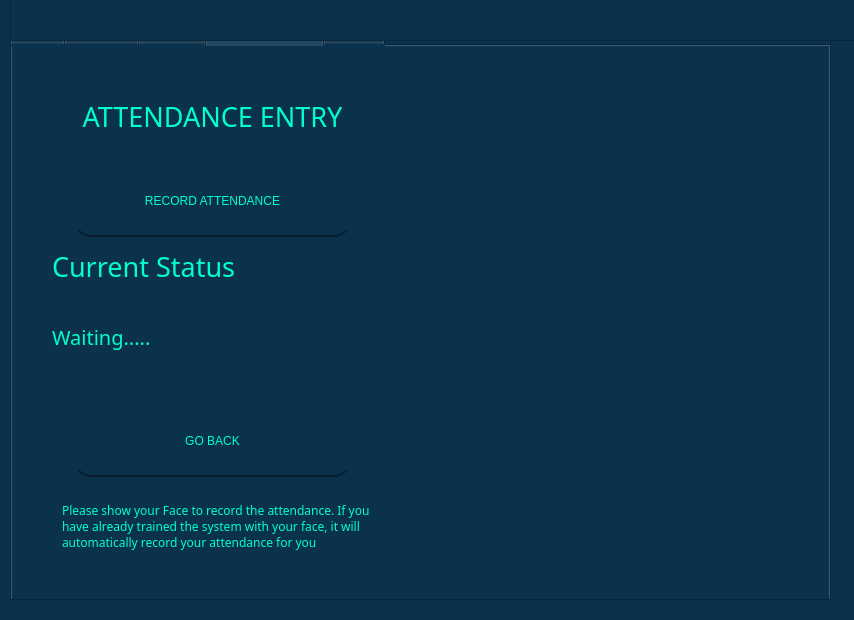
<?xml version="1.0" encoding="UTF-8"?>
<ui version="4.0">
 <class>MainWindow</class>
 <widget class="QMainWindow" name="MainWindow">
  <property name="geometry">
   <rect>
    <x>0</x>
    <y>0</y>
    <width>854</width>
    <height>620</height>
   </rect>
  </property>
  <property name="windowTitle">
   <string>MainWindow</string>
  </property>
  <property name="styleSheet">
   <string notr="true">background-color: rgb(10, 50, 76);</string>
  </property>
  <widget class="QWidget" name="centralwidget">
   <widget class="QTabWidget" name="tabWidget">
    <property name="geometry">
     <rect>
      <x>10</x>
      <y>20</y>
      <width>821</width>
      <height>581</height>
     </rect>
    </property>
    <property name="currentIndex">
     <number>3</number>
    </property>
    <widget class="QWidget" name="tab">
     <attribute name="title">
      <string>Login</string>
     </attribute>
     <widget class="QLabel" name="label">
      <property name="geometry">
       <rect>
        <x>0</x>
        <y>0</y>
        <width>811</width>
        <height>551</height>
       </rect>
      </property>
      <property name="autoFillBackground">
       <bool>false</bool>
      </property>
      <property name="text">
       <string/>
      </property>
      <property name="pixmap">
       <pixmap>login.png</pixmap>
      </property>
      <property name="scaledContents">
       <bool>true</bool>
      </property>
      <property name="alignment">
       <set>Qt::AlignCenter</set>
      </property>
      <property name="wordWrap">
       <bool>false</bool>
      </property>
     </widget>
     <widget class="QLabel" name="label_12">
      <property name="geometry">
       <rect>
        <x>10</x>
        <y>30</y>
        <width>391</width>
        <height>101</height>
       </rect>
      </property>
      <property name="font">
       <font>
        <family>Rockwell</family>
        <pointsize>20</pointsize>
        <weight>9</weight>
        <italic>false</italic>
        <bold>false</bold>
       </font>
      </property>
      <property name="autoFillBackground">
       <bool>false</bool>
      </property>
      <property name="styleSheet">
       <string notr="true">color: rgb(2, 255, 200);
background-color: rgba(255, 255, 255, 0);
font: 75 20pt &quot;Rockwell&quot;;</string>
      </property>
      <property name="text">
       <string>Face Recogniton Attendance Login System</string>
      </property>
      <property name="alignment">
       <set>Qt::AlignCenter</set>
      </property>
      <property name="wordWrap">
       <bool>true</bool>
      </property>
     </widget>
     <widget class="QLabel" name="LOGININFO">
      <property name="geometry">
       <rect>
        <x>10</x>
        <y>130</y>
        <width>381</width>
        <height>61</height>
       </rect>
      </property>
      <property name="styleSheet">
       <string notr="true">color: rgb(2, 255, 200);
background-color: rgba(255, 255, 255, 0);
font: 11pt &quot;Terminal&quot;;</string>
      </property>
      <property name="text">
       <string/>
      </property>
      <property name="alignment">
       <set>Qt::AlignCenter</set>
      </property>
     </widget>
     <widget class="QLabel" name="label_2">
      <property name="geometry">
       <rect>
        <x>10</x>
        <y>190</y>
        <width>391</width>
        <height>61</height>
       </rect>
      </property>
      <property name="styleSheet">
       <string notr="true">color: rgb(2, 255, 200);
background-color: rgba(255, 255, 255, 0);
font: 11pt &quot;Terminal&quot;;</string>
      </property>
      <property name="text">
       <string>Enter Your Password</string>
      </property>
      <property name="alignment">
       <set>Qt::AlignCenter</set>
      </property>
      <property name="wordWrap">
       <bool>false</bool>
      </property>
     </widget>
     <widget class="QLineEdit" name="PASSWORD">
      <property name="geometry">
       <rect>
        <x>40</x>
        <y>260</y>
        <width>321</width>
        <height>61</height>
       </rect>
      </property>
      <property name="styleSheet">
       <string notr="true">QLineEdit#PASSWORD{
	background-color: rgb(10, 50, 76);
	border-radius:20px;
	border-bottom:2px solid rgba(0,0,0,100);
	padding:10px;
    font: 11pt &quot;Terminal&quot;;
	color: rgb(2, 255, 200);
}

QLineEdit#PASSWORD:hover{
	background-color: rgb(10, 60, 76);
	color: rgb(20, 255, 200);
}
</string>
      </property>
      <property name="echoMode">
       <enum>QLineEdit::Password</enum>
      </property>
     </widget>
     <widget class="QPushButton" name="LOGINBUTTON">
      <property name="geometry">
       <rect>
        <x>40</x>
        <y>370</y>
        <width>131</width>
        <height>61</height>
       </rect>
      </property>
      <property name="styleSheet">
       <string notr="true">QPushButton#LOGINBUTTON{
	border-radius:20px;
	border-bottom:2px solid rgba(0,0,0,100);
	color: rgb(2, 255, 200);
	font: 75 11pt &quot;Terminal&quot;;
 	padding:10px;
}

QPushButton#LOGINBUTTON:hover{
	
	background-color: rgb(10, 80, 76);
	color: rgb(2, 255, 200);
}</string>
      </property>
      <property name="text">
       <string>Login</string>
      </property>
     </widget>
     <widget class="QPushButton" name="CLOSE">
      <property name="geometry">
       <rect>
        <x>220</x>
        <y>370</y>
        <width>131</width>
        <height>61</height>
       </rect>
      </property>
      <property name="styleSheet">
       <string notr="true">QPushButton#CLOSE{
	border-radius:20px;
	border-bottom:2px solid rgba(0,0,0,100);
	color: rgb(2, 255, 200);
	font: 75 11pt &quot;Terminal&quot;;
 	padding:10px;
}

QPushButton#CLOSE:hover{
	
	background-color: rgb(10, 80, 76);
	color: rgb(2, 255, 200);
}</string>
      </property>
      <property name="text">
       <string>Close</string>
      </property>
     </widget>
    </widget>
    <widget class="QWidget" name="tab_2">
     <attribute name="title">
      <string>Mainform</string>
     </attribute>
     <widget class="QLabel" name="QLABEL2">
      <property name="geometry">
       <rect>
        <x>0</x>
        <y>0</y>
        <width>821</width>
        <height>551</height>
       </rect>
      </property>
      <property name="autoFillBackground">
       <bool>false</bool>
      </property>
      <property name="text">
       <string/>
      </property>
      <property name="pixmap">
       <pixmap>mainform.png</pixmap>
      </property>
      <property name="scaledContents">
       <bool>true</bool>
      </property>
      <property name="alignment">
       <set>Qt::AlignCenter</set>
      </property>
      <property name="wordWrap">
       <bool>false</bool>
      </property>
     </widget>
     <widget class="QPushButton" name="TRAINLINK1">
      <property name="geometry">
       <rect>
        <x>50</x>
        <y>90</y>
        <width>281</width>
        <height>71</height>
       </rect>
      </property>
      <property name="styleSheet">
       <string notr="true">QPushButton#TRAINLINK1{
	border-radius:20px;
	border-bottom:2px solid rgba(0,0,0,100);
	color: rgb(2, 255, 200);
	font: 75 11pt &quot;Terminal&quot;;
 	padding:10px;
}

QPushButton#TRAINLINK1:hover{
	
	background-color: rgb(10, 80, 76);
	color: rgb(2, 255, 200);
}</string>
      </property>
      <property name="text">
       <string>TRAIN USER</string>
      </property>
     </widget>
     <widget class="QPushButton" name="REPORTSLINK1">
      <property name="geometry">
       <rect>
        <x>50</x>
        <y>300</y>
        <width>281</width>
        <height>71</height>
       </rect>
      </property>
      <property name="styleSheet">
       <string notr="true">QPushButton#REPORTSLINK1{
	border-radius:20px;
	border-bottom:2px solid rgba(0,0,0,100);
	color: rgb(2, 255, 200);
	font: 75 11pt &quot;Terminal&quot;;
 	padding:10px;
}

QPushButton#REPORTSLINK1:hover{
	
	background-color: rgb(10, 80, 76);
	color: rgb(2, 255, 200);
}</string>
      </property>
      <property name="text">
       <string>REPORTS</string>
      </property>
     </widget>
     <widget class="QPushButton" name="ATTLINK1">
      <property name="geometry">
       <rect>
        <x>50</x>
        <y>190</y>
        <width>281</width>
        <height>71</height>
       </rect>
      </property>
      <property name="styleSheet">
       <string notr="true">QPushButton#ATTLINK1{
	border-radius:20px;
	border-bottom:2px solid rgba(0,0,0,100);
	color: rgb(2, 255, 200);
	font: 75 11pt &quot;Terminal&quot;;
 	padding:10px;
}

QPushButton#ATTLINK1:hover{
	
	background-color: rgb(10, 80, 76);
	color: rgb(2, 255, 200);
}</string>
      </property>
      <property name="text">
       <string>ATTENDANCE ENTRY</string>
      </property>
     </widget>
     <widget class="QPushButton" name="LOGOUTBUTTON">
      <property name="geometry">
       <rect>
        <x>50</x>
        <y>410</y>
        <width>281</width>
        <height>71</height>
       </rect>
      </property>
      <property name="styleSheet">
       <string notr="true">QPushButton#LOGOUTBUTTON{
	border-radius:20px;
	border-bottom:2px solid rgba(0,0,0,100);
	color: rgb(2, 255, 200);
	font: 75 11pt &quot;Terminal&quot;;
 	padding:10px;
}

QPushButton#LOGOUTBUTTON:hover{
	
	background-color: rgb(10, 80, 76);
	color: rgb(2, 255, 200);
}</string>
      </property>
      <property name="text">
       <string>LOGOUT</string>
      </property>
     </widget>
    </widget>
    <widget class="QWidget" name="tab_3">
     <attribute name="title">
      <string>Training</string>
     </attribute>
     <widget class="QLabel" name="QLABEL2_2">
      <property name="geometry">
       <rect>
        <x>0</x>
        <y>0</y>
        <width>821</width>
        <height>551</height>
       </rect>
      </property>
      <property name="autoFillBackground">
       <bool>false</bool>
      </property>
      <property name="text">
       <string/>
      </property>
      <property name="pixmap">
       <pixmap>training.png</pixmap>
      </property>
      <property name="scaledContents">
       <bool>true</bool>
      </property>
      <property name="alignment">
       <set>Qt::AlignCenter</set>
      </property>
      <property name="wordWrap">
       <bool>false</bool>
      </property>
     </widget>
     <widget class="QLabel" name="label_13">
      <property name="geometry">
       <rect>
        <x>20</x>
        <y>20</y>
        <width>361</width>
        <height>81</height>
       </rect>
      </property>
      <property name="font">
       <font>
        <family>Rockwell</family>
        <pointsize>20</pointsize>
        <weight>9</weight>
        <italic>false</italic>
        <bold>false</bold>
       </font>
      </property>
      <property name="autoFillBackground">
       <bool>false</bool>
      </property>
      <property name="styleSheet">
       <string notr="true">color: rgb(2, 255, 200);
background-color: rgba(255, 255, 255, 0);
font: 75 20pt &quot;Rockwell&quot;;</string>
      </property>
      <property name="text">
       <string>TRAINING PROCESS</string>
      </property>
      <property name="alignment">
       <set>Qt::AlignCenter</set>
      </property>
      <property name="wordWrap">
       <bool>true</bool>
      </property>
     </widget>
     <widget class="QLineEdit" name="traineeName">
      <property name="geometry">
       <rect>
        <x>30</x>
        <y>180</y>
        <width>321</width>
        <height>61</height>
       </rect>
      </property>
      <property name="styleSheet">
       <string notr="true">QLineEdit#traineeName{
	background-color: rgb(10, 50, 76);
	border-radius:20px;
	border-bottom:2px solid rgba(0,0,0,100);
	padding:10px;
    font: 11pt &quot;Terminal&quot;;
	color: rgb(2, 255, 200);
}

QLineEdit#traineeName:hover{
	background-color: rgb(10, 60, 76);
	color: rgb(20, 255, 200);
}
</string>
      </property>
      <property name="echoMode">
       <enum>QLineEdit::Normal</enum>
      </property>
     </widget>
     <widget class="QLabel" name="label_14">
      <property name="geometry">
       <rect>
        <x>10</x>
        <y>120</y>
        <width>311</width>
        <height>51</height>
       </rect>
      </property>
      <property name="font">
       <font>
        <family>Rockwell</family>
        <pointsize>15</pointsize>
        <weight>9</weight>
        <italic>false</italic>
        <bold>false</bold>
       </font>
      </property>
      <property name="autoFillBackground">
       <bool>false</bool>
      </property>
      <property name="styleSheet">
       <string notr="true">color: rgb(2, 255, 200);
background-color: rgba(255, 255, 255, 0);
font: 75 15pt &quot;Rockwell&quot;;</string>
      </property>
      <property name="text">
       <string>Enter the Person Name</string>
      </property>
      <property name="alignment">
       <set>Qt::AlignCenter</set>
      </property>
      <property name="wordWrap">
       <bool>true</bool>
      </property>
     </widget>
     <widget class="QLabel" name="label_15">
      <property name="geometry">
       <rect>
        <x>30</x>
        <y>270</y>
        <width>311</width>
        <height>51</height>
       </rect>
      </property>
      <property name="font">
       <font>
        <family>Rockwell</family>
        <pointsize>15</pointsize>
        <weight>9</weight>
        <italic>false</italic>
        <bold>false</bold>
       </font>
      </property>
      <property name="autoFillBackground">
       <bool>false</bool>
      </property>
      <property name="styleSheet">
       <string notr="true">color: rgb(2, 255, 200);
background-color: rgba(255, 255, 255, 0);
font: 75 15pt &quot;Rockwell&quot;;</string>
      </property>
      <property name="text">
       <string>Training Capture Counts</string>
      </property>
      <property name="alignment">
       <set>Qt::AlignLeading|Qt::AlignLeft|Qt::AlignVCenter</set>
      </property>
      <property name="wordWrap">
       <bool>true</bool>
      </property>
     </widget>
     <widget class="QLineEdit" name="trainingCount">
      <property name="geometry">
       <rect>
        <x>30</x>
        <y>330</y>
        <width>321</width>
        <height>61</height>
       </rect>
      </property>
      <property name="styleSheet">
       <string notr="true">QLineEdit#trainingCount{
	background-color: rgb(10, 50, 76);
	border-radius:20px;
	border-bottom:2px solid rgba(0,0,0,100);
	padding:10px;
    font: 75 15pt &quot;Rockwell&quot;;
	color: rgb(2, 255, 200);
}

QLineEdit#trainingCount:hover{
	background-color: rgb(10, 60, 76);
	color: rgb(20, 255, 200);
}
</string>
      </property>
      <property name="text">
       <string>100</string>
      </property>
      <property name="echoMode">
       <enum>QLineEdit::Normal</enum>
      </property>
     </widget>
     <widget class="QPushButton" name="TRAININGBUTTON">
      <property name="geometry">
       <rect>
        <x>50</x>
        <y>420</y>
        <width>131</width>
        <height>61</height>
       </rect>
      </property>
      <property name="styleSheet">
       <string notr="true">QPushButton#TRAININGBUTTON{
	border-radius:20px;
	border-bottom:2px solid rgba(0,0,0,100);
	color: rgb(2, 255, 200);
	font: 75 11pt &quot;Terminal&quot;;
 	padding:10px;
}

QPushButton#TRAININGBUTTON:hover{
	
	background-color: rgb(10, 80, 76);
	color: rgb(2, 255, 200);
}</string>
      </property>
      <property name="text">
       <string>Train</string>
      </property>
     </widget>
     <widget class="QPushButton" name="TRAININGBACK">
      <property name="geometry">
       <rect>
        <x>220</x>
        <y>420</y>
        <width>131</width>
        <height>61</height>
       </rect>
      </property>
      <property name="styleSheet">
       <string notr="true">QPushButton#TRAININGBACK{
	border-radius:20px;
	border-bottom:2px solid rgba(0,0,0,100);
	color: rgb(2, 255, 200);
	font: 75 11pt &quot;Terminal&quot;;
 	padding:10px;
}

QPushButton#TRAININGBACK:hover{
	
	background-color: rgb(10, 80, 76);
	color: rgb(2, 255, 200);
}</string>
      </property>
      <property name="text">
       <string>Go Back</string>
      </property>
     </widget>
    </widget>
    <widget class="QWidget" name="tab_4">
     <attribute name="title">
      <string>Face Recognition</string>
     </attribute>
     <widget class="QLabel" name="QLABEL2_3">
      <property name="geometry">
       <rect>
        <x>0</x>
        <y>0</y>
        <width>821</width>
        <height>551</height>
       </rect>
      </property>
      <property name="autoFillBackground">
       <bool>false</bool>
      </property>
      <property name="text">
       <string/>
      </property>
      <property name="pixmap">
       <pixmap>facereco.png</pixmap>
      </property>
      <property name="scaledContents">
       <bool>true</bool>
      </property>
      <property name="alignment">
       <set>Qt::AlignCenter</set>
      </property>
      <property name="wordWrap">
       <bool>false</bool>
      </property>
     </widget>
     <widget class="QLabel" name="label_16">
      <property name="geometry">
       <rect>
        <x>20</x>
        <y>30</y>
        <width>361</width>
        <height>81</height>
       </rect>
      </property>
      <property name="font">
       <font>
        <family>Rockwell</family>
        <pointsize>20</pointsize>
        <weight>9</weight>
        <italic>false</italic>
        <bold>false</bold>
       </font>
      </property>
      <property name="autoFillBackground">
       <bool>false</bool>
      </property>
      <property name="styleSheet">
       <string notr="true">color: rgb(2, 255, 200);
background-color: rgba(255, 255, 255, 0);
font: 75 20pt &quot;Rockwell&quot;;</string>
      </property>
      <property name="text">
       <string>ATTENDANCE ENTRY</string>
      </property>
      <property name="alignment">
       <set>Qt::AlignCenter</set>
      </property>
      <property name="wordWrap">
       <bool>true</bool>
      </property>
     </widget>
     <widget class="QPushButton" name="RECORD">
      <property name="geometry">
       <rect>
        <x>60</x>
        <y>120</y>
        <width>281</width>
        <height>71</height>
       </rect>
      </property>
      <property name="styleSheet">
       <string notr="true">QPushButton#RECORD{
	border-radius:20px;
	border-bottom:2px solid rgba(0,0,0,100);
	color: rgb(2, 255, 200);
	font: 75 11pt &quot;Terminal&quot;;
 	padding:10px;
}

QPushButton#RECORD:hover{
	
	background-color: rgb(10, 80, 76);
	color: rgb(2, 255, 200);
}</string>
      </property>
      <property name="text">
       <string>RECORD ATTENDANCE</string>
      </property>
     </widget>
     <widget class="QLabel" name="label_17">
      <property name="geometry">
       <rect>
        <x>40</x>
        <y>180</y>
        <width>291</width>
        <height>81</height>
       </rect>
      </property>
      <property name="font">
       <font>
        <family>Rockwell</family>
        <pointsize>20</pointsize>
        <weight>9</weight>
        <italic>false</italic>
        <bold>false</bold>
       </font>
      </property>
      <property name="autoFillBackground">
       <bool>false</bool>
      </property>
      <property name="styleSheet">
       <string notr="true">color: rgb(2, 255, 200);
background-color: rgba(255, 255, 255, 0);
font: 75 20pt &quot;Rockwell&quot;;</string>
      </property>
      <property name="text">
       <string>Current Status</string>
      </property>
      <property name="alignment">
       <set>Qt::AlignLeading|Qt::AlignLeft|Qt::AlignVCenter</set>
      </property>
      <property name="wordWrap">
       <bool>true</bool>
      </property>
     </widget>
     <widget class="QLabel" name="currentprocess">
      <property name="geometry">
       <rect>
        <x>40</x>
        <y>250</y>
        <width>301</width>
        <height>81</height>
       </rect>
      </property>
      <property name="font">
       <font>
        <family>Rockwell</family>
        <pointsize>15</pointsize>
        <weight>9</weight>
        <italic>false</italic>
        <bold>false</bold>
       </font>
      </property>
      <property name="autoFillBackground">
       <bool>false</bool>
      </property>
      <property name="styleSheet">
       <string notr="true">color: rgb(2, 255, 200);
background-color: rgba(255, 255, 255, 0);
font: 75 15pt &quot;Rockwell&quot;;</string>
      </property>
      <property name="text">
       <string>Waiting.....</string>
      </property>
      <property name="alignment">
       <set>Qt::AlignLeading|Qt::AlignLeft|Qt::AlignVCenter</set>
      </property>
      <property name="wordWrap">
       <bool>true</bool>
      </property>
     </widget>
     <widget class="QPushButton" name="ATTENDANCEBACK">
      <property name="geometry">
       <rect>
        <x>60</x>
        <y>360</y>
        <width>281</width>
        <height>71</height>
       </rect>
      </property>
      <property name="styleSheet">
       <string notr="true">QPushButton#ATTENDANCEBACK{
	border-radius:20px;
	border-bottom:2px solid rgba(0,0,0,100);
	color: rgb(2, 255, 200);
	font: 75 11pt &quot;Terminal&quot;;
 	padding:10px;
}

QPushButton#ATTENDANCEBACK:hover{
	
	background-color: rgb(10, 80, 76);
	color: rgb(2, 255, 200);
}</string>
      </property>
      <property name="text">
       <string>GO BACK</string>
      </property>
     </widget>
     <widget class="QLabel" name="currentprocess_2">
      <property name="geometry">
       <rect>
        <x>50</x>
        <y>440</y>
        <width>311</width>
        <height>81</height>
       </rect>
      </property>
      <property name="font">
       <font>
        <family>Rockwell</family>
        <pointsize>9</pointsize>
        <weight>50</weight>
        <italic>false</italic>
        <bold>false</bold>
       </font>
      </property>
      <property name="autoFillBackground">
       <bool>false</bool>
      </property>
      <property name="styleSheet">
       <string notr="true">color: rgb(2, 255, 200);
background-color: rgba(255, 255, 255, 0);
font: 9pt &quot;Rockwell&quot;;</string>
      </property>
      <property name="text">
       <string>Please show your Face to record the attendance. If you have already trained the system with your face, it will automatically record your attendance for you</string>
      </property>
      <property name="alignment">
       <set>Qt::AlignLeading|Qt::AlignLeft|Qt::AlignVCenter</set>
      </property>
      <property name="wordWrap">
       <bool>true</bool>
      </property>
     </widget>
    </widget>
    <widget class="QWidget" name="tab_5">
     <attribute name="title">
      <string>Repots</string>
     </attribute>
     <widget class="QLabel" name="QLABEL2_4">
      <property name="geometry">
       <rect>
        <x>0</x>
        <y>0</y>
        <width>821</width>
        <height>551</height>
       </rect>
      </property>
      <property name="autoFillBackground">
       <bool>false</bool>
      </property>
      <property name="text">
       <string/>
      </property>
      <property name="pixmap">
       <pixmap>reports.png</pixmap>
      </property>
      <property name="scaledContents">
       <bool>true</bool>
      </property>
      <property name="alignment">
       <set>Qt::AlignCenter</set>
      </property>
      <property name="wordWrap">
       <bool>false</bool>
      </property>
     </widget>
     <widget class="QLabel" name="label_18">
      <property name="geometry">
       <rect>
        <x>450</x>
        <y>10</y>
        <width>411</width>
        <height>81</height>
       </rect>
      </property>
      <property name="font">
       <font>
        <family>Rockwell</family>
        <pointsize>16</pointsize>
        <weight>9</weight>
        <italic>false</italic>
        <bold>false</bold>
       </font>
      </property>
      <property name="autoFillBackground">
       <bool>false</bool>
      </property>
      <property name="styleSheet">
       <string notr="true">color: rgb(2, 255, 200);
background-color: rgba(255, 255, 255, 0);
font: 75 16pt &quot;Rockwell&quot;;</string>
      </property>
      <property name="text">
       <string>ATTENDANCE REPORTS</string>
      </property>
      <property name="alignment">
       <set>Qt::AlignCenter</set>
      </property>
      <property name="wordWrap">
       <bool>true</bool>
      </property>
     </widget>
     <widget class="QLabel" name="label_19">
      <property name="geometry">
       <rect>
        <x>480</x>
        <y>70</y>
        <width>171</width>
        <height>81</height>
       </rect>
      </property>
      <property name="font">
       <font>
        <family>Rockwell</family>
        <pointsize>12</pointsize>
        <weight>9</weight>
        <italic>false</italic>
        <bold>false</bold>
       </font>
      </property>
      <property name="autoFillBackground">
       <bool>false</bool>
      </property>
      <property name="styleSheet">
       <string notr="true">color: rgb(2, 255, 200);
background-color: rgba(255, 255, 255, 0);
font: 75 12pt &quot;Rockwell&quot;;</string>
      </property>
      <property name="text">
       <string>Select Date</string>
      </property>
      <property name="alignment">
       <set>Qt::AlignCenter</set>
      </property>
      <property name="wordWrap">
       <bool>true</bool>
      </property>
     </widget>
     <widget class="QTableWidget" name="REPORTS">
      <property name="geometry">
       <rect>
        <x>520</x>
        <y>140</y>
        <width>271</width>
        <height>301</height>
       </rect>
      </property>
     </widget>
     <widget class="QPushButton" name="REPORTBACK">
      <property name="geometry">
       <rect>
        <x>520</x>
        <y>460</y>
        <width>281</width>
        <height>71</height>
       </rect>
      </property>
      <property name="styleSheet">
       <string notr="true">QPushButton#REPORTBACK{
	border-radius:20px;
	border-bottom:2px solid rgba(0,0,0,100);
	color: rgb(2, 255, 200);
	font: 75 11pt &quot;Terminal&quot;;
 	padding:10px;
}

QPushButton#REPORTBACK:hover{
	
	background-color: rgb(10, 80, 76);
	color: rgb(2, 255, 200);
}</string>
      </property>
      <property name="text">
       <string>GO BACK</string>
      </property>
     </widget>
     <widget class="QDateEdit" name="dateEdit">
      <property name="geometry">
       <rect>
        <x>640</x>
        <y>100</y>
        <width>110</width>
        <height>22</height>
       </rect>
      </property>
     </widget>
    </widget>
   </widget>
   <widget class="QFrame" name="frame">
    <property name="geometry">
     <rect>
      <x>10</x>
      <y>-10</y>
      <width>851</width>
      <height>51</height>
     </rect>
    </property>
    <property name="frameShape">
     <enum>QFrame::StyledPanel</enum>
    </property>
    <property name="frameShadow">
     <enum>QFrame::Raised</enum>
    </property>
   </widget>
  </widget>
 </widget>
 <resources/>
 <connections/>
</ui>
